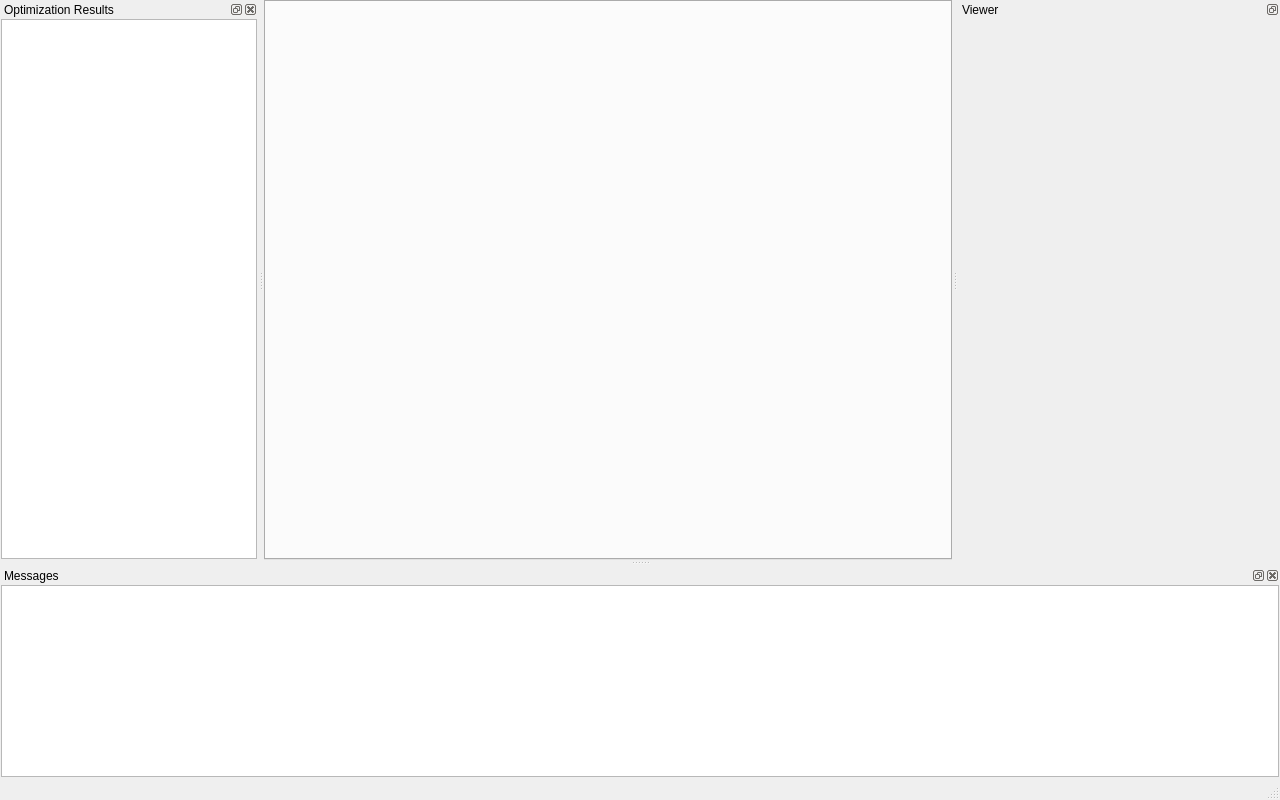
<?xml version="1.0" encoding="UTF-8"?>
<ui version="4.0">
 <class>SconeStudioClass</class>
 <widget class="QMainWindow" name="SconeStudioClass">
  <property name="geometry">
   <rect>
    <x>0</x>
    <y>0</y>
    <width>1280</width>
    <height>800</height>
   </rect>
  </property>
  <property name="windowTitle">
   <string>SCONE</string>
  </property>
  <property name="toolButtonStyle">
   <enum>Qt::ToolButtonIconOnly</enum>
  </property>
  <property name="documentMode">
   <bool>false</bool>
  </property>
  <property name="tabShape">
   <enum>QTabWidget::Rounded</enum>
  </property>
  <property name="dockOptions">
   <set>QMainWindow::AllowTabbedDocks|QMainWindow::AnimatedDocks</set>
  </property>
  <widget class="QWidget" name="centralWidget">
   <layout class="QHBoxLayout" name="horizontalLayout">
    <property name="spacing">
     <number>4</number>
    </property>
    <property name="leftMargin">
     <number>0</number>
    </property>
    <property name="topMargin">
     <number>0</number>
    </property>
    <property name="rightMargin">
     <number>0</number>
    </property>
    <property name="bottomMargin">
     <number>0</number>
    </property>
    <item>
     <widget class="QTabWidget" name="tabWidget">
      <property name="autoFillBackground">
       <bool>false</bool>
      </property>
      <property name="currentIndex">
       <number>-1</number>
      </property>
      <property name="elideMode">
       <enum>Qt::ElideMiddle</enum>
      </property>
      <property name="tabsClosable">
       <bool>true</bool>
      </property>
      <property name="movable">
       <bool>true</bool>
      </property>
     </widget>
    </item>
   </layout>
  </widget>
  <widget class="QMenuBar" name="menuBar">
   <property name="geometry">
    <rect>
     <x>0</x>
     <y>0</y>
     <width>1280</width>
     <height>21</height>
    </rect>
   </property>
  </widget>
  <widget class="QStatusBar" name="statusBar"/>
  <widget class="QDockWidget" name="resultsDock">
   <property name="minimumSize">
    <size>
     <width>160</width>
     <height>101</height>
    </size>
   </property>
   <property name="maximumSize">
    <size>
     <width>640</width>
     <height>524287</height>
    </size>
   </property>
   <property name="windowTitle">
    <string>Optimization Results</string>
   </property>
   <attribute name="dockWidgetArea">
    <number>1</number>
   </attribute>
   <widget class="QWidget" name="resultsDockContents">
    <layout class="QVBoxLayout" name="verticalLayout_5">
     <property name="spacing">
      <number>4</number>
     </property>
     <property name="leftMargin">
      <number>1</number>
     </property>
     <property name="topMargin">
      <number>0</number>
     </property>
     <property name="rightMargin">
      <number>1</number>
     </property>
     <property name="bottomMargin">
      <number>1</number>
     </property>
     <item>
      <widget class="QFileBrowser" name="resultsBrowser">
       <property name="sizePolicy">
        <sizepolicy hsizetype="Preferred" vsizetype="Expanding">
         <horstretch>0</horstretch>
         <verstretch>0</verstretch>
        </sizepolicy>
       </property>
       <property name="maximumSize">
        <size>
         <width>16777215</width>
         <height>16777215</height>
        </size>
       </property>
       <property name="frameShape">
        <enum>QFrame::StyledPanel</enum>
       </property>
       <property name="frameShadow">
        <enum>QFrame::Plain</enum>
       </property>
       <attribute name="headerVisible">
        <bool>true</bool>
       </attribute>
      </widget>
     </item>
    </layout>
   </widget>
  </widget>
  <widget class="QDockWidget" name="messagesDock">
   <property name="minimumSize">
    <size>
     <width>91</width>
     <height>101</height>
    </size>
   </property>
   <property name="features">
    <set>QDockWidget::AllDockWidgetFeatures</set>
   </property>
   <property name="windowTitle">
    <string>Messages</string>
   </property>
   <attribute name="dockWidgetArea">
    <number>8</number>
   </attribute>
   <widget class="QWidget" name="messagesDockContents">
    <layout class="QVBoxLayout" name="verticalLayout_3">
     <property name="spacing">
      <number>4</number>
     </property>
     <property name="leftMargin">
      <number>1</number>
     </property>
     <property name="topMargin">
      <number>0</number>
     </property>
     <property name="rightMargin">
      <number>1</number>
     </property>
     <property name="bottomMargin">
      <number>1</number>
     </property>
     <item>
      <widget class="QLogSink" name="outputText">
       <property name="frameShape">
        <enum>QFrame::StyledPanel</enum>
       </property>
       <property name="frameShadow">
        <enum>QFrame::Plain</enum>
       </property>
       <property name="lineWrapMode">
        <enum>QPlainTextEdit::NoWrap</enum>
       </property>
       <property name="readOnly">
        <bool>true</bool>
       </property>
      </widget>
     </item>
    </layout>
   </widget>
  </widget>
  <widget class="QDockWidget" name="viewerDock">
   <property name="features">
    <set>QDockWidget::DockWidgetFloatable|QDockWidget::DockWidgetMovable</set>
   </property>
   <property name="windowTitle">
    <string>Viewer</string>
   </property>
   <attribute name="dockWidgetArea">
    <number>2</number>
   </attribute>
   <widget class="QWidget" name="viewerDockContents">
    <layout class="QVBoxLayout" name="verticalLayout">
     <property name="spacing">
      <number>4</number>
     </property>
     <property name="leftMargin">
      <number>0</number>
     </property>
     <property name="topMargin">
      <number>0</number>
     </property>
     <property name="rightMargin">
      <number>0</number>
     </property>
     <property name="bottomMargin">
      <number>0</number>
     </property>
     <item>
      <widget class="QOsgViewer" name="osgViewer" native="true">
       <property name="sizePolicy">
        <sizepolicy hsizetype="Expanding" vsizetype="Expanding">
         <horstretch>0</horstretch>
         <verstretch>0</verstretch>
        </sizepolicy>
       </property>
       <property name="minimumSize">
        <size>
         <width>322</width>
         <height>322</height>
        </size>
       </property>
       <property name="autoFillBackground">
        <bool>false</bool>
       </property>
      </widget>
     </item>
     <item>
      <widget class="QStackedWidget" name="stackedWidget">
       <property name="sizePolicy">
        <sizepolicy hsizetype="Expanding" vsizetype="Fixed">
         <horstretch>0</horstretch>
         <verstretch>0</verstretch>
        </sizepolicy>
       </property>
       <property name="frameShape">
        <enum>QFrame::NoFrame</enum>
       </property>
       <property name="currentIndex">
        <number>0</number>
       </property>
       <widget class="QWidget" name="playPage">
        <layout class="QHBoxLayout" name="horizontalLayout_3">
         <property name="spacing">
          <number>4</number>
         </property>
         <property name="leftMargin">
          <number>2</number>
         </property>
         <property name="topMargin">
          <number>0</number>
         </property>
         <property name="rightMargin">
          <number>2</number>
         </property>
         <property name="bottomMargin">
          <number>0</number>
         </property>
         <item>
          <widget class="QPlayControl" name="playControl" native="true">
           <property name="sizePolicy">
            <sizepolicy hsizetype="Expanding" vsizetype="Minimum">
             <horstretch>0</horstretch>
             <verstretch>0</verstretch>
            </sizepolicy>
           </property>
           <property name="maximumSize">
            <size>
             <width>16777215</width>
             <height>24</height>
            </size>
           </property>
           <property name="autoFillBackground">
            <bool>false</bool>
           </property>
          </widget>
         </item>
        </layout>
       </widget>
       <widget class="QWidget" name="progressPage">
        <layout class="QHBoxLayout" name="horizontalLayout_2">
         <property name="spacing">
          <number>4</number>
         </property>
         <property name="leftMargin">
          <number>2</number>
         </property>
         <property name="topMargin">
          <number>0</number>
         </property>
         <property name="rightMargin">
          <number>2</number>
         </property>
         <property name="bottomMargin">
          <number>0</number>
         </property>
         <item>
          <widget class="QProgressBar" name="progressBar">
           <property name="value">
            <number>24</number>
           </property>
           <property name="textVisible">
            <bool>true</bool>
           </property>
           <property name="invertedAppearance">
            <bool>false</bool>
           </property>
           <property name="textDirection">
            <enum>QProgressBar::TopToBottom</enum>
           </property>
          </widget>
         </item>
         <item>
          <widget class="QPushButton" name="abortButton">
           <property name="text">
            <string>Abort</string>
           </property>
           <property name="checkable">
            <bool>true</bool>
           </property>
          </widget>
         </item>
        </layout>
       </widget>
      </widget>
     </item>
    </layout>
   </widget>
  </widget>
 </widget>
 <layoutdefault spacing="4" margin="4"/>
 <customwidgets>
  <customwidget>
   <class>QOsgViewer</class>
   <extends>QWidget</extends>
   <header>QOsgViewer.h</header>
   <container>1</container>
  </customwidget>
  <customwidget>
   <class>QPlayControl</class>
   <extends>QWidget</extends>
   <header>QPlayControl.h</header>
   <container>1</container>
  </customwidget>
  <customwidget>
   <class>QFileBrowser</class>
   <extends>QTreeView</extends>
   <header>QFileBrowser.h</header>
  </customwidget>
  <customwidget>
   <class>QLogSink</class>
   <extends>QPlainTextEdit</extends>
   <header>QLogSink.h</header>
  </customwidget>
 </customwidgets>
 <resources>
  <include location="SconeStudio.qrc"/>
 </resources>
 <connections>
  <connection>
   <sender>resultsBrowser</sender>
   <signal>activated(QModelIndex)</signal>
   <receiver>SconeStudioClass</receiver>
   <slot>activateBrowserItem(QModelIndex)</slot>
   <hints>
    <hint type="sourcelabel">
     <x>183</x>
     <y>561</y>
    </hint>
    <hint type="destinationlabel">
     <x>183</x>
     <y>259</y>
    </hint>
   </hints>
  </connection>
  <connection>
   <sender>tabWidget</sender>
   <signal>tabCloseRequested(int)</signal>
   <receiver>SconeStudioClass</receiver>
   <slot>tabCloseRequested(int)</slot>
   <hints>
    <hint type="sourcelabel">
     <x>636</x>
     <y>298</y>
    </hint>
    <hint type="destinationlabel">
     <x>502</x>
     <y>400</y>
    </hint>
   </hints>
  </connection>
 </connections>
 <slots>
  <slot>activateBrowserItem(QModelIndex)</slot>
  <slot>selectBrowserItem(QModelIndex)</slot>
  <slot>tabCloseRequested(int)</slot>
 </slots>
</ui>
